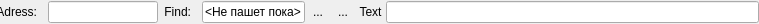
<ui version="4.0" >
 <class>uorSheetPanel</class>
 <widget class="QWidget" name="uorSheetPanel" >
  <property name="geometry" >
   <rect>
    <x>0</x>
    <y>0</y>
    <width>759</width>
    <height>24</height>
   </rect>
  </property>
  <property name="sizePolicy" >
   <sizepolicy vsizetype="Fixed" hsizetype="Preferred" >
    <horstretch>0</horstretch>
    <verstretch>0</verstretch>
   </sizepolicy>
  </property>
  <property name="windowTitle" >
   <string>Form</string>
  </property>
  <layout class="QHBoxLayout" >
   <property name="spacing" >
    <number>0</number>
   </property>
   <property name="leftMargin" >
    <number>0</number>
   </property>
   <property name="topMargin" >
    <number>0</number>
   </property>
   <property name="rightMargin" >
    <number>0</number>
   </property>
   <property name="bottomMargin" >
    <number>0</number>
   </property>
   <item>
    <layout class="QGridLayout" >
     <property name="horizontalSpacing" >
      <number>1</number>
     </property>
     <property name="verticalSpacing" >
      <number>1</number>
     </property>
     <item row="0" column="0" >
      <widget class="QLabel" name="m_labAdress" >
       <property name="sizePolicy" >
        <sizepolicy vsizetype="Fixed" hsizetype="Fixed" >
         <horstretch>0</horstretch>
         <verstretch>0</verstretch>
        </sizepolicy>
       </property>
       <property name="maximumSize" >
        <size>
         <width>47</width>
         <height>16777215</height>
        </size>
       </property>
       <property name="text" >
        <string>Adress:</string>
       </property>
       <property name="alignment" >
        <set>Qt::AlignRight|Qt::AlignTrailing|Qt::AlignVCenter</set>
       </property>
       <property name="margin" >
        <number>0</number>
       </property>
       <property name="indent" >
        <number>10</number>
       </property>
      </widget>
     </item>
     <item row="0" column="1" >
      <widget class="QLineEdit" name="m_AdressCellEdit" >
       <property name="enabled" >
        <bool>true</bool>
       </property>
       <property name="sizePolicy" >
        <sizepolicy vsizetype="Fixed" hsizetype="Fixed" >
         <horstretch>0</horstretch>
         <verstretch>0</verstretch>
        </sizepolicy>
       </property>
       <property name="minimumSize" >
        <size>
         <width>110</width>
         <height>20</height>
        </size>
       </property>
       <property name="maximumSize" >
        <size>
         <width>94</width>
         <height>200</height>
        </size>
       </property>
       <property name="maxLength" >
        <number>60</number>
       </property>
       <property name="readOnly" >
        <bool>true</bool>
       </property>
      </widget>
     </item>
     <item row="0" column="2" >
      <widget class="QLabel" name="m_labFind" >
       <property name="sizePolicy" >
        <sizepolicy vsizetype="Fixed" hsizetype="Fixed" >
         <horstretch>0</horstretch>
         <verstretch>0</verstretch>
        </sizepolicy>
       </property>
       <property name="minimumSize" >
        <size>
         <width>42</width>
         <height>0</height>
        </size>
       </property>
       <property name="maximumSize" >
        <size>
         <width>42</width>
         <height>16777215</height>
        </size>
       </property>
       <property name="text" >
        <string>Find:</string>
       </property>
       <property name="alignment" >
        <set>Qt::AlignRight|Qt::AlignTrailing|Qt::AlignVCenter</set>
       </property>
       <property name="margin" >
        <number>0</number>
       </property>
       <property name="indent" >
        <number>10</number>
       </property>
      </widget>
     </item>
     <item row="0" column="3" >
      <widget class="QLineEdit" name="m_FindEdit" >
       <property name="sizePolicy" >
        <sizepolicy vsizetype="Fixed" hsizetype="Fixed" >
         <horstretch>0</horstretch>
         <verstretch>0</verstretch>
        </sizepolicy>
       </property>
       <property name="minimumSize" >
        <size>
         <width>103</width>
         <height>0</height>
        </size>
       </property>
       <property name="maximumSize" >
        <size>
         <width>103</width>
         <height>16777215</height>
        </size>
       </property>
       <property name="text" >
        <string>&lt;Не пашет пока></string>
       </property>
       <property name="maxLength" >
        <number>60</number>
       </property>
      </widget>
     </item>
     <item row="0" column="4" >
      <widget class="QToolButton" name="m_findDown" >
       <property name="text" >
        <string>...</string>
       </property>
       <property name="icon" >
        <iconset resource="../uoReport.qrc" >:/image/SearchDown.png</iconset>
       </property>
       <property name="autoRaise" >
        <bool>true</bool>
       </property>
      </widget>
     </item>
     <item row="0" column="5" >
      <widget class="QToolButton" name="m_findUp" >
       <property name="text" >
        <string>...</string>
       </property>
       <property name="icon" >
        <iconset resource="../uoReport.qrc" >:/image/SearchUp.png</iconset>
       </property>
       <property name="autoRaise" >
        <bool>true</bool>
       </property>
      </widget>
     </item>
     <item row="0" column="6" >
      <widget class="QLabel" name="m_text" >
       <property name="sizePolicy" >
        <sizepolicy vsizetype="Fixed" hsizetype="Fixed" >
         <horstretch>0</horstretch>
         <verstretch>0</verstretch>
        </sizepolicy>
       </property>
       <property name="minimumSize" >
        <size>
         <width>29</width>
         <height>0</height>
        </size>
       </property>
       <property name="maximumSize" >
        <size>
         <width>29</width>
         <height>16777215</height>
        </size>
       </property>
       <property name="text" >
        <string>Text</string>
       </property>
       <property name="alignment" >
        <set>Qt::AlignCenter</set>
       </property>
      </widget>
     </item>
     <item row="0" column="7" >
      <widget class="QLineEdit" name="m_cellText" >
       <property name="enabled" >
        <bool>true</bool>
       </property>
       <property name="sizePolicy" >
        <sizepolicy vsizetype="Fixed" hsizetype="Expanding" >
         <horstretch>0</horstretch>
         <verstretch>0</verstretch>
        </sizepolicy>
       </property>
       <property name="minimumSize" >
        <size>
         <width>0</width>
         <height>0</height>
        </size>
       </property>
       <property name="sizeIncrement" >
        <size>
         <width>0</width>
         <height>0</height>
        </size>
       </property>
       <property name="cursor" >
        <cursorShape>ArrowCursor</cursorShape>
       </property>
       <property name="dragEnabled" >
        <bool>false</bool>
       </property>
       <property name="readOnly" >
        <bool>true</bool>
       </property>
      </widget>
     </item>
    </layout>
   </item>
  </layout>
 </widget>
 <resources>
  <include location="../uoReport.qrc" />
 </resources>
 <connections/>
</ui>
